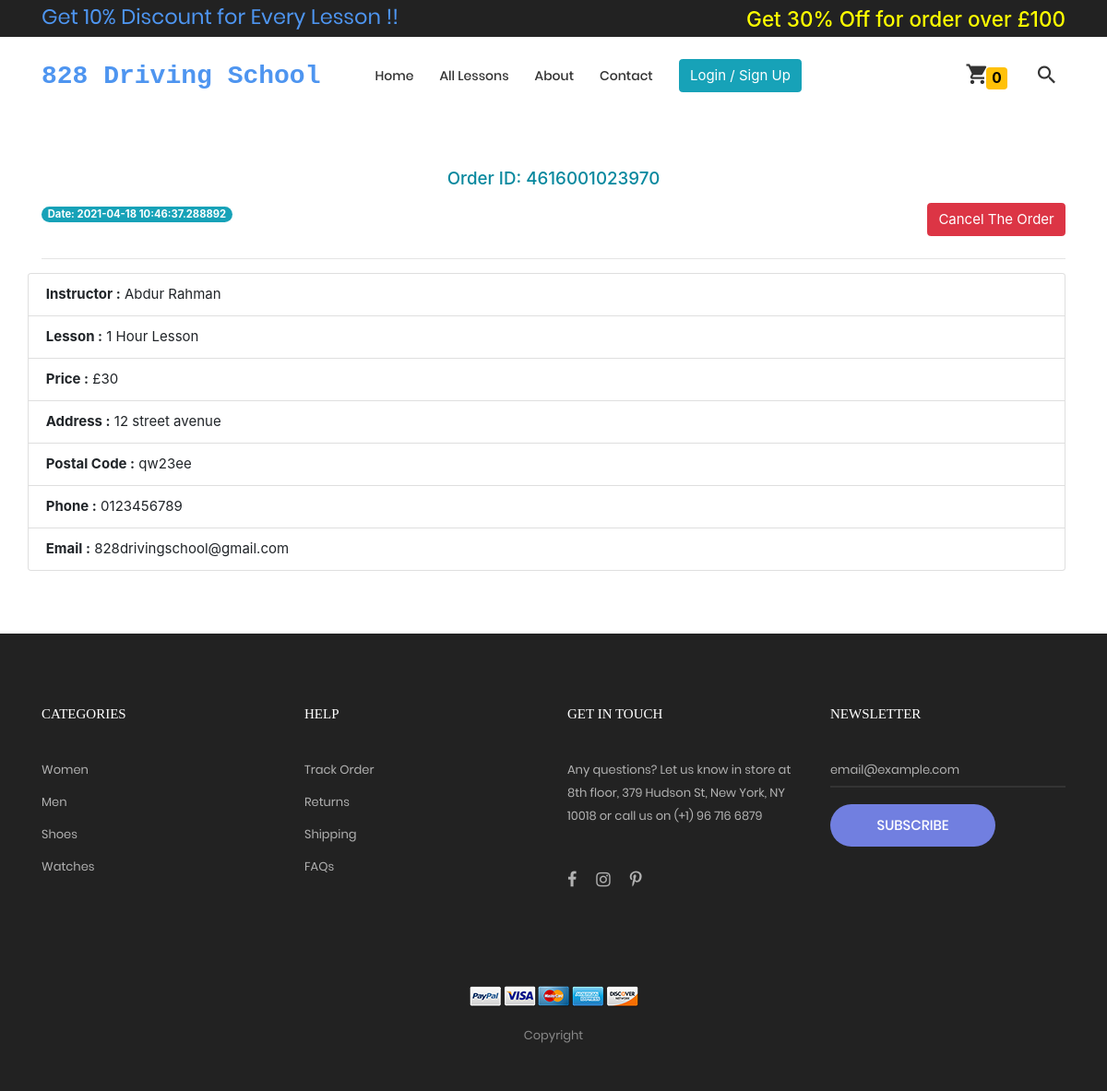
The app's page /order/my_order_details/5 with its own data.
### order/models.py (models this page shows, shortened)
class Order(models.Model):
    user = models.ForeignKey(User, on_delete=models.CASCADE)
    Lesson = models.ForeignKey(products, on_delete=models.CASCADE, blank=True, null=True)
    Instructor = models.ForeignKey(instructor_information, on_delete=models.CASCADE, blank=True, null=True)
    order_id = models.CharField(max_length=1000)
    Lesson_price = models.CharField(max_length=1000)
    first_name = models.CharField(max_length=1000)
    last_name = models.CharField(max_length=1000)
    email = models.CharField(max_length=1000)
    phone = models.CharField(max_length=100)
    address = models.CharField(max_length=1000)
    zip = models.CharField(max_length=1000)
    ordered = models.BooleanField(default=False)
    instructor_cancel_order = models.BooleanField(default=False)
    customer_cancel_order = models.BooleanField(default=False)
    order_date = models.CharField(max_length=1000)

### instructor/models.py (models this page shows)
class instructor_information(models.Model):
    first_name = models.CharField(max_length=200)
    last_name = models.CharField(max_length=200)
    email = models.CharField(max_length=200)
    phone = models.CharField(max_length=200)
    address = models.CharField(max_length=200)
    password = models.CharField(max_length=200)
    def __str__(self):
        return self.first_name + " " + self.last_name

### home/models.py (models this page shows)
class products(models.Model):
    product_name = models.CharField(max_length=2000)
    category = models.ForeignKey(Categories, on_delete=models.CASCADE)
    Intructor = models.ForeignKey(instructor_information, on_delete=models.CASCADE, null=True, blank=True)
    product_price = models.CharField(max_length=2000)
    image = models.ImageField(upload_to='uploads/product_image')
    image2 = models.ImageField(upload_to='uploads/product_image', null=True, blank=True, default='')
    image3 = models.ImageField(upload_to='uploads/product_image', null=True, blank=True, default='')
    image4 = models.ImageField(upload_to='uploads/product_image', null=True, blank=True, default='')
    image5 = models.ImageField(upload_to='uploads/product_image', null=True, blank=True, default='')
    description = models.TextField()
    def __str__(self):
        return self.product_name

### order/views.py (the view)
# urls.py: path('my_order_details/<int:pk>', views.my_order_details, name='my_order_details'),
def my_order_details(request, pk):
    get_the_order = Order.objects.get(id=pk)
    context = {'get_the_order':get_the_order}
    return render(request, 'my_order_details.html', context)

### templates/my_order_details.html (shortened to what this page needs)
{% extends 'base.html' %}
{% load static %}
{% block body %}
<div class="container">
	<h5>
		<p class="text-center" style="color:#07889E;">Order ID:
			{{get_the_order.order_id}}</p>
	</h5><span class="badge badge-info badge-pill">
		<h7>Date: {{get_the_order.order_date}}</h7>
	</span>
	{% if get_the_order.customer_cancel_order %}
	<button type="button" class="btn btn-danger float-right" data-toggle="modal" data-target="#exampleModal" disabled>
		You Cancelled
	</button>
	{% elif get_the_order.instructor_cancel_order %}
	<button type="button" class="btn btn-danger float-right" disabled>
		Instructor Cancelled
	</button>
	{% else %}
	<button type="button" class="btn btn-danger float-right" data-toggle="modal" data-target="#exampleModal">
		Cancel The Order
	</button>
	{% endif %}
	<br>
	<br>
	<hr>
</div>
<ul class="list-group container">
	<li class="list-group-item"><b>Instructor :</b> {{get_the_order.Instructor}}</li>
	<li class="list-group-item"><b>Lesson :</b> {{get_the_order.Lesson}}</li>
	<li class="list-group-item"><b>Price :</b> £{{get_the_order.Lesson_price}}</li>
	<li class="list-group-item"><b>Address :</b> {{get_the_order.address}}</li>
	<li class="list-group-item"><b>Postal Code :</b> {{get_the_order.zip}}</li>
	<li class="list-group-item"><b>Phone :</b> {{get_the_order.phone}}</li>
	<li class="list-group-item"><b>Email :</b> {{get_the_order.email}}</li>
</ul>
{% endblock %}

### static/webapp1/css/main.css (style rules this page uses)
.container { max-width: 1380px; }
@media (max-width: 1600px) { .container { max-width: 1200px; } }

### records on screen
Order: order_id "4616001023970", order_date "2021-04-18 10:46:37.288892", Instructor "Abdur Rahman", Lesson "1 Hour Lesson", Lesson_price "30", address "12 street avenue", zip "qw23ee", phone "0123456789", email "828drivingschool@gmail.com"
